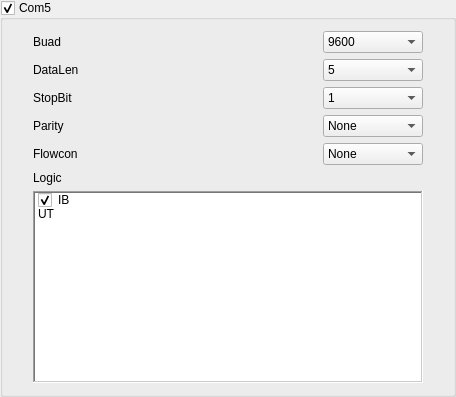
                <widget class="QGroupBox" name="Serial_Com5">
                 <property name="font">
                  <font>
                   <weight>50</weight>
                   <bold>false</bold>
                  </font>
                 </property>
                 <property name="title">
                  <string>Com5</string>
                 </property>
                 <property name="flat">
                  <bool>true</bool>
                 </property>
                 <property name="checkable">
                  <bool>true</bool>
                 </property>
                 <layout class="QVBoxLayout" name="verticalLayout_9">
                  <property name="leftMargin">
                   <number>30</number>
                  </property>
                  <property name="rightMargin">
                   <number>30</number>
                  </property>
                  <item>
                   <layout class="QHBoxLayout" name="horizontalLayout_41">
                    <item>
                     <widget class="QLabel" name="label_61">
                      <property name="text">
                       <string>Buad   </string>
                      </property>
                     </widget>
                    </item>
                    <item>
                     <spacer name="horizontalSpacer_66">
                      <property name="orientation">
                       <enum>Qt::Horizontal</enum>
                      </property>
                      <property name="sizeHint" stdset="0">
                       <size>
                        <width>238</width>
                        <height>20</height>
                       </size>
                      </property>
                     </spacer>
                    </item>
                    <item>
                     <widget class="QComboBox" name="Serial_Com5_Buad_Enum_Text">
                      <property name="minimumSize">
                       <size>
                        <width>100</width>
                        <height>0</height>
                       </size>
                      </property>
                      <item>
                       <property name="text">
                        <string>9600</string>
                       </property>
                       <property name="icon">
                        <iconset resource="../IDE.qrc">
                         <normaloff>:/Menu/rc/Menu/eye.png</normaloff>:/Menu/rc/Menu/eye.png</iconset>
                       </property>
                      </item>
                      <item>
                       <property name="text">
                        <string>19200</string>
                       </property>
                       <property name="icon">
                        <iconset resource="../IDE.qrc">
                         <normaloff>:/Menu/rc/Menu/eye.png</normaloff>:/Menu/rc/Menu/eye.png</iconset>
                       </property>
                      </item>
                      <item>
                       <property name="text">
                        <string>38400</string>
                       </property>
                       <property name="icon">
                        <iconset resource="../IDE.qrc">
                         <normaloff>:/Menu/rc/Menu/eye.png</normaloff>:/Menu/rc/Menu/eye.png</iconset>
                       </property>
                      </item>
                      <item>
                       <property name="text">
                        <string>57600</string>
                       </property>
                       <property name="icon">
                        <iconset resource="../IDE.qrc">
                         <normaloff>:/Menu/rc/Menu/eye.png</normaloff>:/Menu/rc/Menu/eye.png</iconset>
                       </property>
                      </item>
                      <item>
                       <property name="text">
                        <string>115200</string>
                       </property>
                       <property name="icon">
                        <iconset resource="../IDE.qrc">
                         <normaloff>:/Menu/rc/Menu/eye.png</normaloff>:/Menu/rc/Menu/eye.png</iconset>
                       </property>
                      </item>
                      <item>
                       <property name="text">
                        <string>125000</string>
                       </property>
                       <property name="icon">
                        <iconset resource="../IDE.qrc">
                         <normaloff>:/Menu/rc/Menu/eye.png</normaloff>:/Menu/rc/Menu/eye.png</iconset>
                       </property>
                      </item>
                     </widget>
                    </item>
                   </layout>
                  </item>
                  <item>
                   <layout class="QHBoxLayout" name="horizontalLayout_42">
                    <item>
                     <widget class="QLabel" name="label_62">
                      <property name="text">
                       <string>DataLen</string>
                      </property>
                     </widget>
                    </item>
                    <item>
                     <spacer name="horizontalSpacer_67">
                      <property name="orientation">
                       <enum>Qt::Horizontal</enum>
                      </property>
                      <property name="sizeHint" stdset="0">
                       <size>
                        <width>238</width>
                        <height>20</height>
                       </size>
                      </property>
                     </spacer>
                    </item>
                    <item>
                     <widget class="QComboBox" name="Serial_Com5_DataLen_Enum_Text">
                      <property name="minimumSize">
                       <size>
                        <width>100</width>
                        <height>0</height>
                       </size>
                      </property>
                      <item>
                       <property name="text">
                        <string>5</string>
                       </property>
                       <property name="icon">
                        <iconset resource="../IDE.qrc">
                         <normaloff>:/Menu/rc/Menu/build.png</normaloff>:/Menu/rc/Menu/build.png</iconset>
                       </property>
                      </item>
                      <item>
                       <property name="text">
                        <string>6</string>
                       </property>
                       <property name="icon">
                        <iconset resource="../IDE.qrc">
                         <normaloff>:/Menu/rc/Menu/build.png</normaloff>:/Menu/rc/Menu/build.png</iconset>
                       </property>
                      </item>
                      <item>
                       <property name="text">
                        <string>7</string>
                       </property>
                       <property name="icon">
                        <iconset resource="../IDE.qrc">
                         <normaloff>:/Menu/rc/Menu/build.png</normaloff>:/Menu/rc/Menu/build.png</iconset>
                       </property>
                      </item>
                      <item>
                       <property name="text">
                        <string>8</string>
                       </property>
                       <property name="icon">
                        <iconset resource="../IDE.qrc">
                         <normaloff>:/Menu/rc/Menu/build.png</normaloff>:/Menu/rc/Menu/build.png</iconset>
                       </property>
                      </item>
                     </widget>
                    </item>
                   </layout>
                  </item>
                  <item>
                   <layout class="QHBoxLayout" name="horizontalLayout_43">
                    <item>
                     <widget class="QLabel" name="label_63">
                      <property name="text">
                       <string>StopBit</string>
                      </property>
                     </widget>
                    </item>
                    <item>
                     <spacer name="horizontalSpacer_68">
                      <property name="orientation">
                       <enum>Qt::Horizontal</enum>
                      </property>
                      <property name="sizeHint" stdset="0">
                       <size>
                        <width>238</width>
                        <height>20</height>
                       </size>
                      </property>
                     </spacer>
                    </item>
                    <item>
                     <widget class="QComboBox" name="Serial_Com5_StopBit_Enum_Text">
                      <property name="minimumSize">
                       <size>
                        <width>100</width>
                        <height>0</height>
                       </size>
                      </property>
                      <item>
                       <property name="text">
                        <string>1</string>
                       </property>
                       <property name="icon">
                        <iconset resource="../IDE.qrc">
                         <normaloff>:/Menu/rc/Menu/bringtofront.png</normaloff>:/Menu/rc/Menu/bringtofront.png</iconset>
                       </property>
                      </item>
                      <item>
                       <property name="text">
                        <string>1.5</string>
                       </property>
                       <property name="icon">
                        <iconset resource="../IDE.qrc">
                         <normaloff>:/Menu/rc/Menu/bringtofront.png</normaloff>:/Menu/rc/Menu/bringtofront.png</iconset>
                       </property>
                      </item>
                      <item>
                       <property name="text">
                        <string>2</string>
                       </property>
                       <property name="icon">
                        <iconset resource="../IDE.qrc">
                         <normaloff>:/Menu/rc/Menu/bringtofront.png</normaloff>:/Menu/rc/Menu/bringtofront.png</iconset>
                       </property>
                      </item>
                     </widget>
                    </item>
                   </layout>
                  </item>
                  <item>
                   <layout class="QHBoxLayout" name="horizontalLayout_44">
                    <item>
                     <widget class="QLabel" name="label_64">
                      <property name="text">
                       <string>Parity </string>
                      </property>
                     </widget>
                    </item>
                    <item>
                     <spacer name="horizontalSpacer_69">
                      <property name="orientation">
                       <enum>Qt::Horizontal</enum>
                      </property>
                      <property name="sizeHint" stdset="0">
                       <size>
                        <width>125</width>
                        <height>17</height>
                       </size>
                      </property>
                     </spacer>
                    </item>
                    <item>
                     <widget class="QComboBox" name="Serial_Com5_Parity_Enum_Text">
                      <property name="minimumSize">
                       <size>
                        <width>100</width>
                        <height>0</height>
                       </size>
                      </property>
                      <item>
                       <property name="text">
                        <string>None</string>
                       </property>
                       <property name="icon">
                        <iconset resource="../IDE.qrc">
                         <normaloff>:/Menu/rc/Menu/help.png</normaloff>:/Menu/rc/Menu/help.png</iconset>
                       </property>
                      </item>
                      <item>
                       <property name="text">
                        <string>Odd</string>
                       </property>
                       <property name="icon">
                        <iconset resource="../IDE.qrc">
                         <normaloff>:/Menu/rc/Menu/help.png</normaloff>:/Menu/rc/Menu/help.png</iconset>
                       </property>
                      </item>
                      <item>
                       <property name="text">
                        <string>Even</string>
                       </property>
                       <property name="icon">
                        <iconset resource="../IDE.qrc">
                         <normaloff>:/Menu/rc/Menu/help.png</normaloff>:/Menu/rc/Menu/help.png</iconset>
                       </property>
                      </item>
                      <item>
                       <property name="text">
                        <string>Mark</string>
                       </property>
                       <property name="icon">
                        <iconset resource="../IDE.qrc">
                         <normaloff>:/Menu/rc/Menu/help.png</normaloff>:/Menu/rc/Menu/help.png</iconset>
                       </property>
                      </item>
                      <item>
                       <property name="text">
                        <string>Space</string>
                       </property>
                       <property name="icon">
                        <iconset resource="../IDE.qrc">
                         <normaloff>:/Menu/rc/Menu/help.png</normaloff>:/Menu/rc/Menu/help.png</iconset>
                       </property>
                      </item>
                     </widget>
                    </item>
                   </layout>
                  </item>
                  <item>
                   <layout class="QHBoxLayout" name="horizontalLayout_45">
                    <item>
                     <widget class="QLabel" name="label_65">
                      <property name="text">
                       <string>Flowcon</string>
                      </property>
                     </widget>
                    </item>
                    <item>
                     <spacer name="horizontalSpacer_70">
                      <property name="orientation">
                       <enum>Qt::Horizontal</enum>
                      </property>
                      <property name="sizeHint" stdset="0">
                       <size>
                        <width>125</width>
                        <height>17</height>
                       </size>
                      </property>
                     </spacer>
                    </item>
                    <item>
                     <widget class="QComboBox" name="Serial_Com5_Flowcon_Enum_Text">
                      <property name="minimumSize">
                       <size>
                        <width>100</width>
                        <height>0</height>
                       </size>
                      </property>
                      <item>
                       <property name="text">
                        <string>None</string>
                       </property>
                       <property name="icon">
                        <iconset resource="../IDE.qrc">
                         <normaloff>:/Menu/rc/Menu/fail.png</normaloff>:/Menu/rc/Menu/fail.png</iconset>
                       </property>
                      </item>
                      <item>
                       <property name="text">
                        <string>HardWare</string>
                       </property>
                       <property name="icon">
                        <iconset resource="../IDE.qrc">
                         <normaloff>:/Menu/rc/Menu/comm.ico</normaloff>:/Menu/rc/Menu/comm.ico</iconset>
                       </property>
                      </item>
                      <item>
                       <property name="text">
                        <string>SoftWare</string>
                       </property>
                       <property name="icon">
                        <iconset resource="../IDE.qrc">
                         <normaloff>:/Menu/rc/Menu/ftp.png</normaloff>:/Menu/rc/Menu/ftp.png</iconset>
                       </property>
                      </item>
                     </widget>
                    </item>
                   </layout>
                  </item>
                  <item>
                   <widget class="QLabel" name="label_37">
                    <property name="text">
                     <string>Logic</string>
                    </property>
                   </widget>
                  </item>
                  <item>
                   <widget class="UpSelecQListWidget" name="Serial_Com5_Logic_Check_Item">
                    <property name="frameShape">
                     <enum>QFrame::WinPanel</enum>
                    </property>
                    <property name="selectionMode">
                     <enum>QAbstractItemView::MultiSelection</enum>
                    </property>
                    <item>
                     <property name="text">
                      <string>IB</string>
                     </property>
                     <property name="checkState">
                      <enum>Checked</enum>
                     </property>
                     <property name="icon">
                      <iconset resource="../IDE.qrc">
                       <normaloff>:/Menu/rc/Menu/chat.png</normaloff>:/Menu/rc/Menu/chat.png</iconset>
                     </property>
                    </item>
                    <item>
                     <property name="text">
                      <string>UT</string>
                     </property>
                     <property name="checkState">
                      <enum>Unchecked</enum>
                     </property>
                     <property name="icon">
                      <iconset resource="../IDE.qrc">
                       <normaloff>:/Menu/rc/Menu/chat.png</normaloff>:/Menu/rc/Menu/chat.png</iconset>
                     </property>
                    </item>
                   </widget>
                  </item>
                 </layout>
                </widget>
